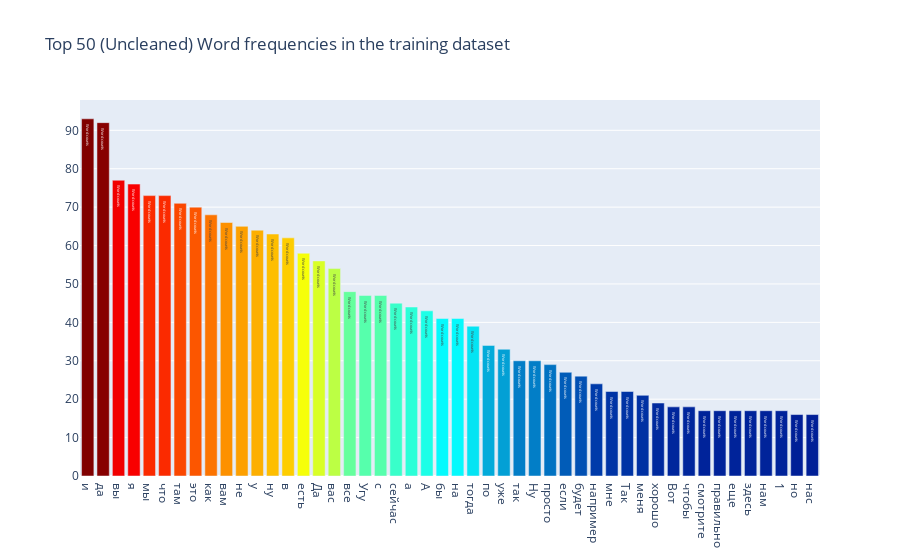

Notebook code for this chart:
### Code cell
all_words = df['text'].str.split(expand=True).unstack().value_counts()
data = [go.Bar(
            x = all_words.index.values[2:50],
            y = all_words.values[2:50],
            marker= dict(colorscale='Jet',
                         color = all_words.values[2:100]
                        ),
            text='Word counts'
    )]

layout = go.Layout(
    title='Top 50 (Uncleaned) Word frequencies in the training dataset'
)

fig = go.Figure(data=data, layout=layout)

py.iplot(fig, filename='basic-bar')

### Figure 1 — Plotly figure (JSON) as saved in the notebook; plotly's stock layout.template omitted (floating-point values rounded to 4 significant figures)
{"data": [{"marker": {"color": [93, 92, 77, 76, 73, 73, 71, 70, 68, 66, 65, 64, 63, 62, 58, 56, 54, 48, 47, 47, 45, 44, 43, 41, 41, 39, 34, 33, 30, 30, 29, 27, 26, 24, 22, 22, 21, 19, 18, 18, 17, 17, 17, 17, 17, 17, 16, 16, 16, 15, 15, 15, 14, 14, 14, 14, 14, 13, 13, 13, 13, 13, 12, 12, 11, 10, 10, 10, 10, 10, 10, 10, 10, 10, 9, 9, 9, 9, 9, 9, 9, 8, 8, 8, 8, 8, 8, 8, 8, 8, 8, 8, 8, 8, 7, 7, 7, 7], "colorscale": [[0, "rgb(0,0,131)"], [0.2, "rgb(0,60,170)"], [0.4, "rgb(5,255,255)"], [0.6, "rgb(255,255,0)"], [0.8, "rgb(250,0,0)"], [1, "rgb(128,0,0)"]]}, "text": "Word counts", "type": "bar", "x": ["и", "да", "вы", "я", "мы", "что", "там", "это", "как", "вам", "не", "у", "ну", "в", "есть", "Да", "вас", "все", "Угу", "с", "сейчас", "а", "А", "бы", "на", "тогда", "по", "уже", "так", "Ну", "просто", "если", "будет", "например", "мне", "Так", "меня", "хорошо", "Вот", "чтобы", "смотрите", "правильно", "еще", "здесь", "нам", "1", "но", "нас"], "y": [93, 92, 77, 76, 73, 73, 71, 70, 68, 66, 65, 64, 63, 62, 58, 56, 54, 48, 47, 47, 45, 44, 43, 41, 41, 39, 34, 33, 30, 30, 29, 27, 26, 24, 22, 22, 21, 19, 18, 18, 17, 17, 17, 17, 17, 17, 16, 16]}], "layout": {"title": {"text": "Top 50 (Uncleaned) Word frequencies in the training dataset"}}}
